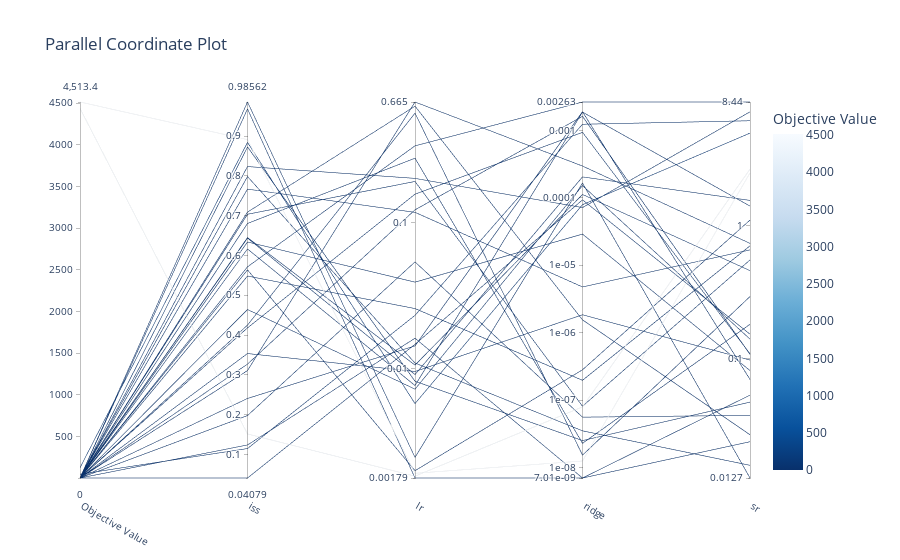

The notebook cell saved with this chart:
### Code cell
# ハイパーパラメータの相関分析
optuna.visualization.plot_parallel_coordinate(study)
